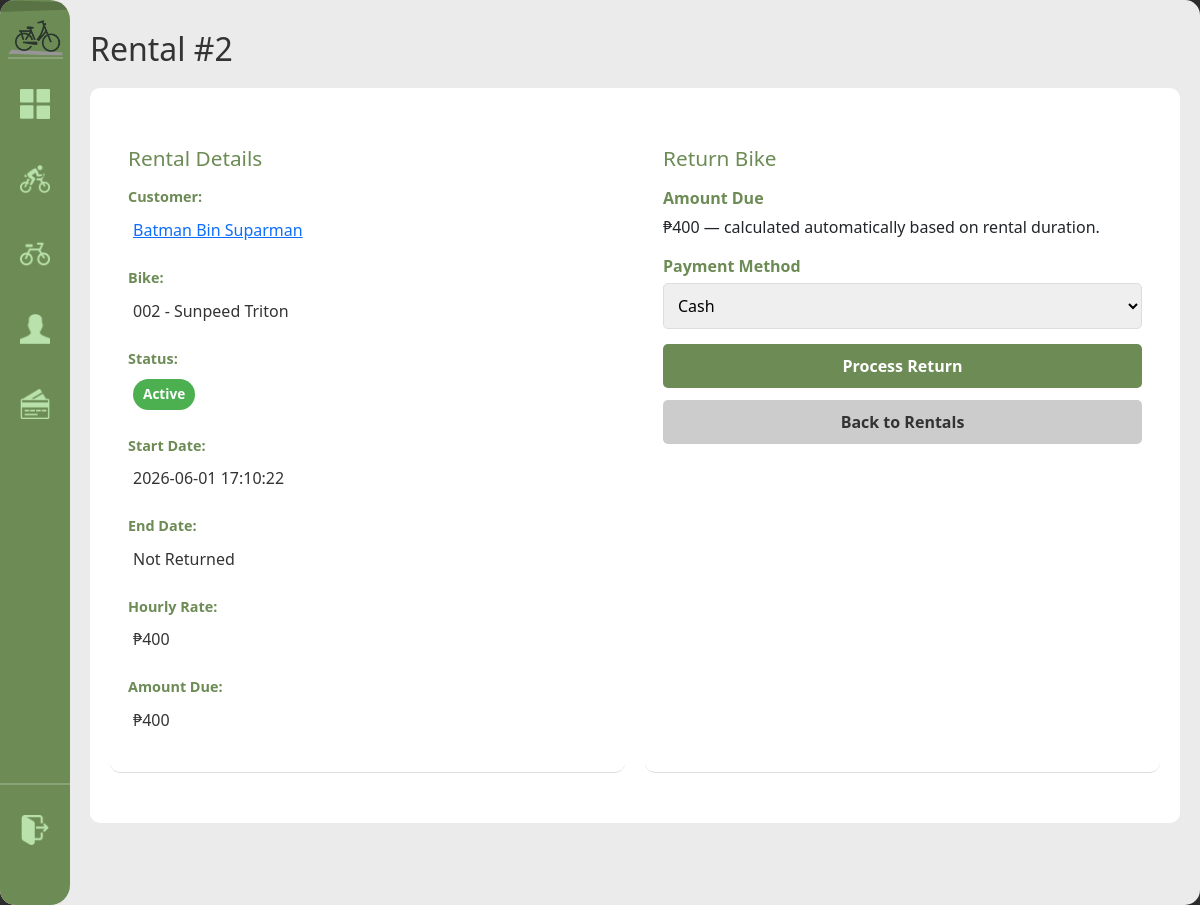
The page /rental/2 (signed in) on the database as committed earlier.
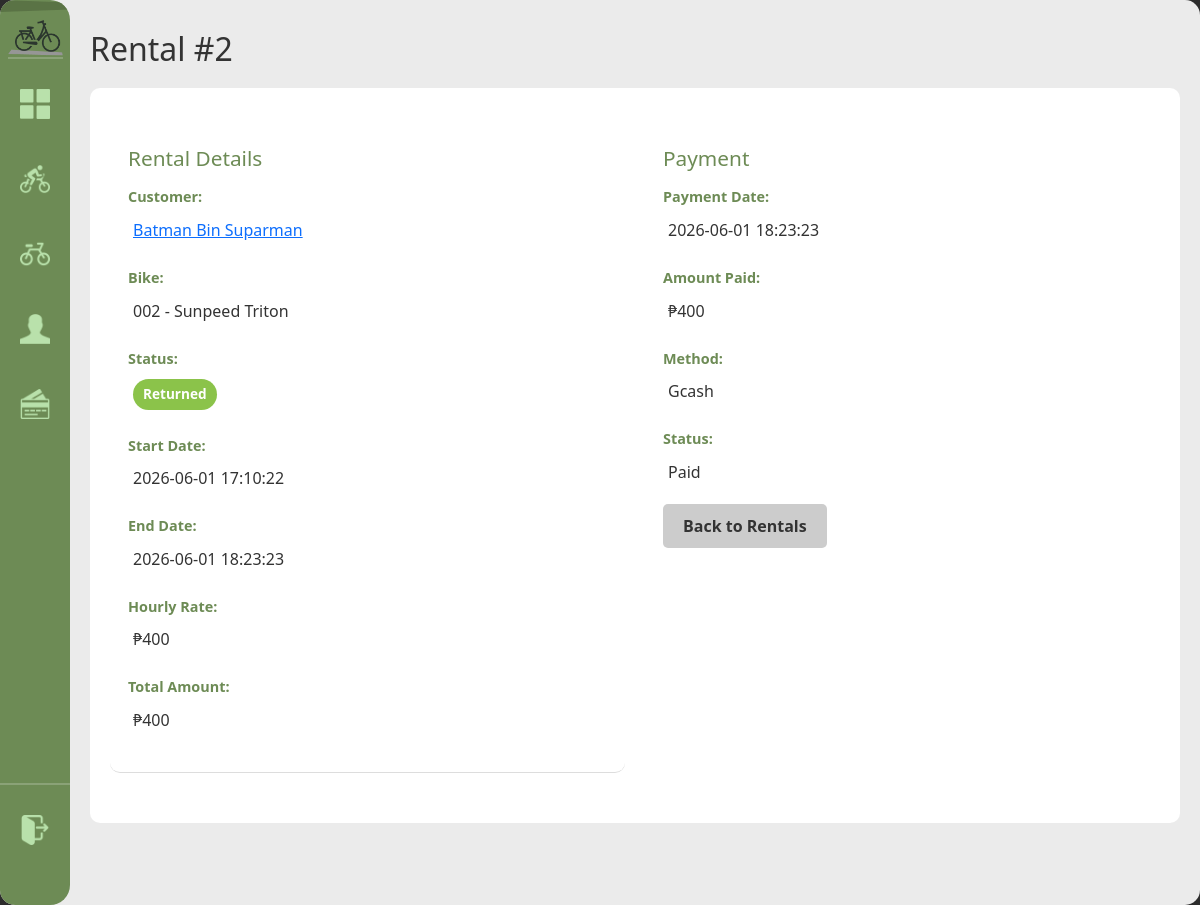
The same page on the database as committed later.
### tables this page shows
CREATE TABLE payment (
            payment_id INTEGER PRIMARY KEY AUTOINCREMENT,
            customer_id INTEGER NOT NULL,
            bike_id INTEGER NOT NULL,
            rental_id INTEGER,
            payment_date DATETIME NOT NULL DEFAULT(datetime('now','localtime')),
            amount_paid DECIMAL(10,2) NOT NULL,
            payment_method TEXT,
            payment_status TEXT DEFAULT 'paid',
            FOREIGN KEY(customer_id) REFERENCES customer(customer_id) ON DELETE CASCADE,
            FOREIGN KEY(bike_id) REFERENCES bike(bike_id) ON DELETE CASCADE
        );

### handlers/rentals_routes.py (the view, shortened to what this page needs)
@rentals_bp.route('/rental/<int:rid>', methods=['GET', 'POST'])
@login_required
def rental_detail(rid):
    rental = database.get().get_rental(rid)
    payment = database.get().get_payment_for_rental(rid)
    preview_amount = None
    if rental and rental['status'] in ['active', 'overdue']:
        rental_start = datetime.fromisoformat(rental['rental_start'])
        duration_days = max(1, math.ceil((datetime.now() - rental_start).total_seconds() / 86400))
        preview_amount = round(duration_days * float(rental['rental_rate']), 2)
    return render_template('rental_detail.html', rental=rental, payment=payment, preview_amount=preview_amount)

### app.py (called while the page is built)
def get_sidebar_state():
    return request.cookies.get('sidebarState') == 'expanded'

@app.context_processor
def inject_sidebar_state():
    return dict(sidebar_expanded=get_sidebar_state())

@app.context_processor
def inject_current_staff():
    staff = current_staff()
    return dict(current_staff=staff, is_admin=staff and staff.get("role") == "admin")

### modules/auth.py (called while the page is built)
def login_required(view):
    @wraps(view)
    def wrapped(*args, **kwargs):
        if not session.get("staff_id"):
            return redirect(url_for("login"))
        return view(*args, **kwargs)
    return wrapped

def current_staff():
    if not session.get("staff_id"):
        return None
    return {
        "staff_id": session.get("staff_id"),
        "username": session.get("username"),
        "first_name": session.get("first_name"),
        "last_name": session.get("last_name"),
        "role": session.get("role"),
    }

### modules/database.py (called while the page is built)
def get():
    if not db: init()
    return db

    def get_payment_for_rental(self, rid):
        r = self.conn.execute("SELECT * FROM payment WHERE rental_id=?", (rid,)).fetchone()
        return dict(r) if r else None

### templates/rental_detail.html (shortened to what this page needs)
{% extends "base.html" %}
{% block content %}
<h1>Rental #{{ rental['rental_id'] }}</h1>
<div class="detail-container">
    <div class="detail-section">
        <h2>Rental Details</h2>
        <div class="detail-grid">
            <div class="detail-item">
                <span class="label">Customer:</span>
                <span class="value"><a href="{{ url_for('customers.customer_detail', cid=rental['customer_id']) }}">{{ rental['customer_name'] }}</a></span>
            </div>
            <div class="detail-item">
                <span class="label">Bike:</span>
                <span class="value">{{ rental['bike_code'] }} - {{ rental['brand'] }} {{ rental['model'] }}</span>
            </div>
            <div class="detail-item">
                <span class="label">Status:</span>
                <span class="value"><span class="status-badge status-{{ rental['status'] }}">{{ rental['status'].title() }}</span></span>
            </div>
            <div class="detail-item">
                <span class="label">Start Date:</span>
                <span class="value">{{ rental['rental_start'] }}</span>
            </div>
            <div class="detail-item">
                <span class="label">End Date:</span>
                <span class="value">{{ rental['rental_end'] or 'Not Returned' }}</span>
            </div>
            <div class="detail-item">
                <span class="label">Hourly Rate:</span>
                <span class="value">₱{{ rental['rental_rate'] }}</span>
            </div>
            <div class="detail-item">
                <span class="label">{% if rental['status'] in ['active', 'overdue'] %}Amount Due{% else %}Total Amount{% endif %}:</span>
                <span class="value">
                    {% if rental['status'] in ['active', 'overdue'] %}
                        ₱{{ "{:.0f}".format(preview_amount) }}
                    {% else %}
                        {{ 'Pending' if rental['total_amount'] is none else '₱' ~ '%.0f' % rental['total_amount'] }}
                    {% endif %}
                </span>
            </div>
        </div>
    </div>
    {% if rental['status'] in ['active', 'overdue'] %}
    <div class="detail-section">
        <h2>Return Bike</h2>
        <form method="post" class="form">
            <div class="form-group">
                <label>Amount Due</label>
                <div>₱{{ "{:.0f}".format(preview_amount) }} — calculated automatically based on rental duration.</div>
            </div>
            <div class="form-group">
                <label>Payment Method</label>
                <select name="payment_method" required>
                    <option value="cash">Cash</option>
                </select>
            </div>
            <button type="button" id="processReturnButton" class="btn-primary">Process Return</button>
        </form>
        <a href="{{ url_for('rentals.rentals') }}" class="btn-secondary back-to-rentals">Back to Rentals</a>
    </div>
    {% endif %}
    {% if payment %}
    <div class="detail-section">
        <h2>Payment</h2>
        <div class="detail-grid">
            <div class="detail-item">
                <span class="label">Payment Date:</span>
                <span class="value">{{ payment['payment_date'] }}</span>
            </div>
            <div class="detail-item">
                <span class="label">Amount Paid:</span>
                <span class="value">₱{{ payment['amount_paid'] }}</span>
            </div>
            <div class="detail-item">
                <span class="label">Method:</span>
                <span class="value">{{ payment['payment_method'].title() }}</span>
            </div>
            <div class="detail-item">
                <span class="label">Status:</span>
                <span class="value">{{ payment['payment_status'].title() }}</span>
            </div>
        </div>
        <a href="{{ url_for('rentals.rentals') }}" class="btn-secondary">Back to Rentals</a>
    </div>
    {% endif %}
</div>
{% endblock %}

Rows that differ between the two databases and show on the page:
added payment: payment_date "2026-06-01 18:23:23", amount_paid "400", payment_method "Gcash", payment_status "Paid"
Other text that changed with them:
{{ rental['status'].title() }}: "Active" → "Returned"
{{ rental['rental_end'] or 'Not Returned' }}: "Not Returned" → "2026-06-01 18:23:23"
{{ "{:.0f}".format(preview_amount) }}: "400" → (not shown)
form field payment_method: "Cash" → (not shown)
text no longer shown: "Amount Due Return Bike Amount Due — calculated automatically based on rental duration. Payment Method Process Return"
text now shown: "Total Amount ₱400 Payment Payment Date: Amount Paid: Method: Status:"
